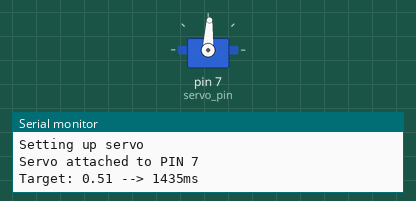
Simulated run of this sketch. Board: Arduino Mega 2560, built with avr-gcc and run on an emulated ATmega2560. Shown: servo, the last lines printed to the serial monitor.

Above: at 0.05 s.
At 2.0 s:
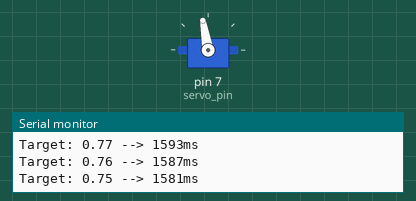
At 3.8 s:
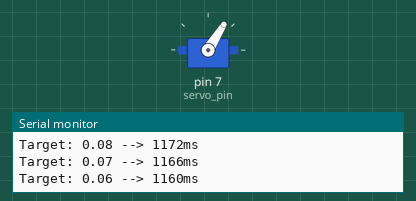
At 4.75 s:
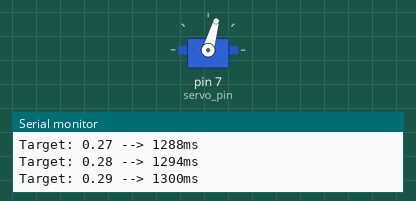
Timing chart, 0 to 6.8 s (numbered marks = the images above):
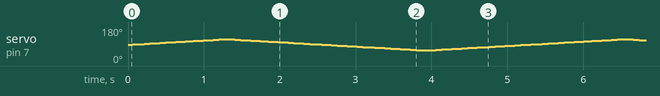

The sketch:

servotest_min_max.ino
```cpp
#include <Servo.h>

int mapRatioOnIntRange(float ratio, int min, int max)
{
  const int value_range = max - min;
  return min + static_cast<int>(static_cast<float>(value_range) * ratio + 0.5f);
}

// serial output
const int baud_rate = 9600;

// should be MEGA's pin "PWM7"
const int servo_pin= 7;
Servo steering_servo;

// use calibration sketch to get these
const int min_pulse_width = 1123; // left
const int max_pulse_width = 1734; // right

// steering speed
const float servo_pose_percentage_increment = 0.01;
const int delay_duration = 15;

// program state
bool increase_servo_pos = true;
float servo_pos_percentage = 0.5;

void setup()
{
  // I/O
  Serial.begin(baud_rate);

  // steering
  Serial.println("Setting up servo");
  steering_servo.attach(servo_pin);
  steering_servo.writeMicroseconds(mapRatioOnIntRange(0.5, min_pulse_width, max_pulse_width));
  Serial.print("Servo attached to PIN ");
  Serial.println(servo_pin);
}

void loop()
{
  if (increase_servo_pos)
  {
    servo_pos_percentage += servo_pose_percentage_increment;
    if (servo_pos_percentage >= 1.0f)
    {
      servo_pos_percentage = 1.0f;
      increase_servo_pos = false;
    }
  }
  else
  {
    servo_pos_percentage -= servo_pose_percentage_increment;
    if (servo_pos_percentage <= 0.0f)
    {
      servo_pos_percentage = 0.0f;
      increase_servo_pos = true;
    }
  }

  const int servo_pulse_width =
    mapRatioOnIntRange(servo_pos_percentage, min_pulse_width, max_pulse_width);
  Serial.print("Target: ");
  Serial.print(servo_pos_percentage);
  Serial.print(" --> ");
  Serial.print(servo_pulse_width);
  Serial.print("ms");
  Serial.println();
  steering_servo.writeMicroseconds(servo_pulse_width);

  // setup next loop
  delay(delay_duration);
}
```
